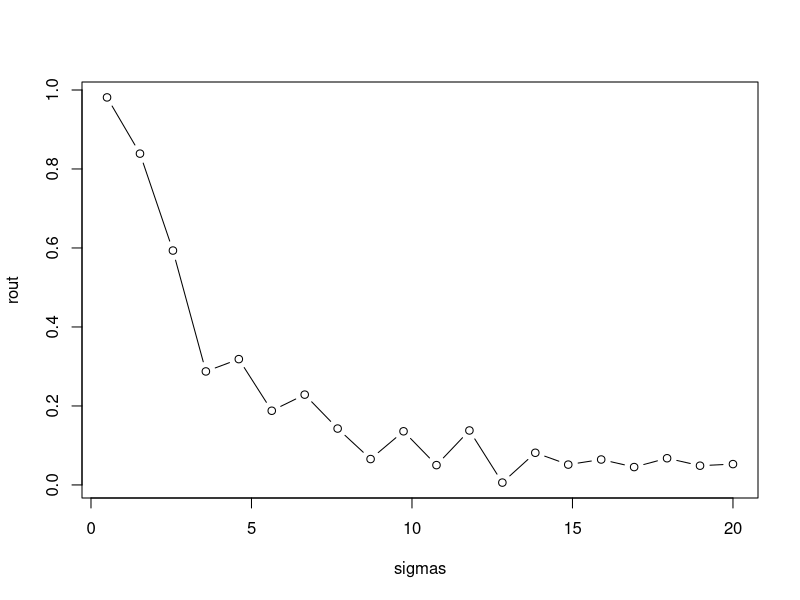

This figure's R source:
## ---- chunk 1
r2.0 <- function(sig){
  # our predictor
  x <- seq(1,10,length.out = 100)   
  # our response; a function of x plus some random noise
  y <- 2 + 1.2*x + rnorm(100,0,sd = sig) 
  # print the R-squared value
  summary(lm(y ~ x))[['r.squared']]          
}
sigmas <- seq(0.5,20,length.out = 20)
 # apply our function to a series of sigma values
rout <- sapply(sigmas, r2.0)            
plot(rout ~ sigmas, type="b")
